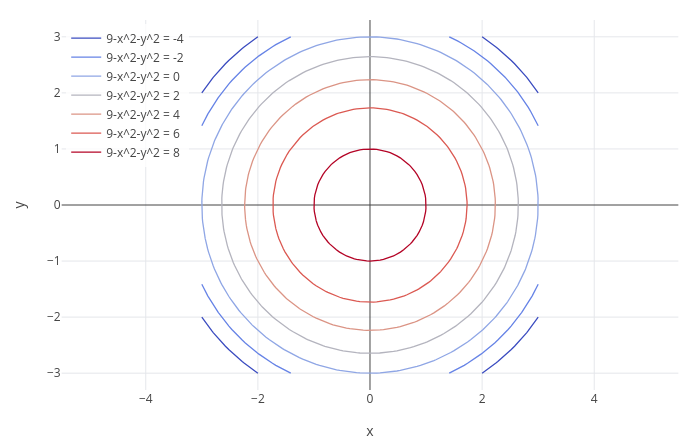

The cell this chart's notebook holds for it:
### Markdown cell above
## 3. Level curves: the map

Now slice **horizontally**: fix the height $f(x, y) = c$. For the dome, $9 - x^2 - y^2 = c$ means
$x^2 + y^2 = 9 - c$, a circle of radius $\sqrt{9 - c}$. Each height gives one circle; together they are the contour
map:

### Code cell
contour(9 - x^2 - y^2, x, -3, 3, y, -3, 3)

### Figure 1 — Plotly figure (JSON) as saved in the notebook; plotly's stock layout.template omitted (floating-point values rounded to 4 significant figures; data arrays with more than 128 entries replaced by an {"elided": "..."} marker saying what was removed)
{"data": [{"line": {"color": "#3b4cc0", "width": 1.3}, "mode": "lines", "name": "9-x^2-y^2 = -4", "type": "scatter", "x": {"elided": "140 float values"}, "y": {"elided": "140 float values"}}, {"line": {"color": "#6683e6", "width": 1.3}, "mode": "lines", "name": "9-x^2-y^2 = -2", "type": "scatter", "x": {"elided": "220 float values"}, "y": {"elided": "220 float values"}}, {"line": {"color": "#8fa6e5", "width": 1.3}, "mode": "lines", "name": "9-x^2-y^2 = 0", "type": "scatter", "x": {"elided": "414 float values"}, "y": {"elided": "414 float values"}}, {"line": {"color": "#b4b4be", "width": 1.3}, "mode": "lines", "name": "9-x^2-y^2 = 2", "type": "scatter", "x": {"elided": "358 float values"}, "y": {"elided": "358 float values"}}, {"line": {"color": "#db9485", "width": 1.3}, "mode": "lines", "name": "9-x^2-y^2 = 4", "type": "scatter", "x": {"elided": "302 float values"}, "y": {"elided": "302 float values"}}, {"line": {"color": "#db5952", "width": 1.3}, "mode": "lines", "name": "9-x^2-y^2 = 6", "type": "scatter", "x": {"elided": "230 float values"}, "y": {"elided": "230 float values"}}, {"line": {"color": "#b40426", "width": 1.3}, "mode": "lines", "name": "9-x^2-y^2 = 8", "type": "scatter", "x": {"elided": "134 float values"}, "y": {"elided": "134 float values"}}], "layout": {"height": 440, "legend": {"bgcolor": "rgba(255,255,255,0.8)", "x": 0.01, "xanchor": "left", "y": 0.99, "yanchor": "top"}, "margin": {"b": 50, "l": 60, "r": 20, "t": 20}, "showlegend": true, "title": {"text": ""}, "width": 700, "xaxis": {"constrain": "domain", "range": [-5.5, 5.5], "title": {"text": "x"}, "zeroline": true}, "yaxis": {"constrain": "domain", "range": [-3.3, 3.3], "scaleanchor": "x", "scaleratio": 1, "title": {"text": "y"}, "zeroline": true}}}
